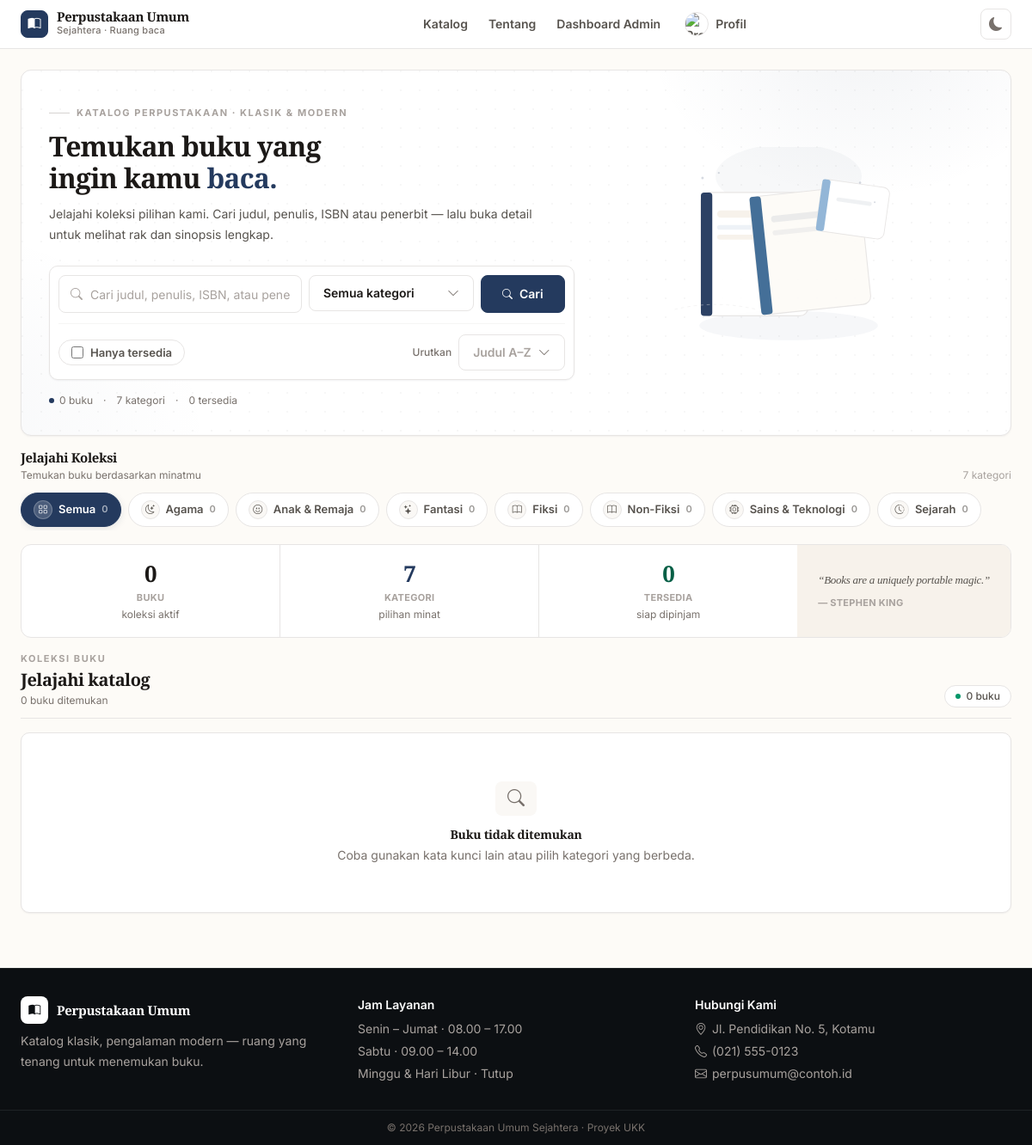
The page / (signed in) on the database its author committed.
### tables this page shows
CREATE TABLE `kategori` (
  `id_kategori` int NOT NULL,
  `nama_kategori` varchar(100) NOT NULL,
  `keterangan` varchar(255) DEFAULT NULL
);

### includes/functions.php (called while the page is built, shortened)
<?php
function e($string) {
    return htmlspecialchars($string ?? '', ENT_QUOTES, 'UTF-8');
}
function clean($string) {
    return trim(strip_tags($string ?? ''));
}

### index.php (the view, shortened to what this page needs)
<?php
require_once __DIR__ . '/config/bootstrap.php';
$kata_kunci  = clean($_GET['q'] ?? '');
$id_kategori = isset($_GET['kategori']) ? (int) $_GET['kategori'] : 0;
$filter_tersedia = isset($_GET['tersedia']) && $_GET['tersedia'] === '1';
$sort_raw    = $_GET['sort'] ?? '';
$sort_whitelist = ['judul_asc' => 'b.judul ASC', 'terbaru' => 'b.created_at DESC, b.id_buku DESC', 'stok_desc' => 'b.stok DESC, b.judul ASC'];
$sort = isset($sort_whitelist[$sort_raw]) ? $sort_raw : '';
$order_by = $sort !== '' ? $sort_whitelist[$sort] : 'RAND()';
$halaman     = isset($_GET['halaman']) ? max(1, (int) $_GET['halaman']) : 1;
$per_halaman = 12;
$offset      = ($halaman - 1) * $per_halaman;
$where  = ['b.is_arsip = 0'];
$params = [];
$where_sql = $where ? ('WHERE ' . implode(' AND ', $where)) : '';
$sql_total = "SELECT COUNT(*) FROM buku b $where_sql";
$stmt = $pdo->prepare($sql_total);
$stmt->execute($params);
$total_data = (int) $stmt->fetchColumn();
try {
    $sql = "SELECT b.id_buku, b.judul, b.penulis, b.cover, b.tersedia, b.is_arsip, b.id_kategori, k.nama_kategori
            FROM buku b
            LEFT JOIN kategori k ON k.id_kategori = b.id_kategori
            $where_sql
            ORDER BY $order_by
            LIMIT :limit OFFSET :offset";
    $stmt = $pdo->prepare($sql);
    $stmt->bindValue(':limit', $per_halaman, PDO::PARAM_INT);
    $stmt->bindValue(':offset', $offset, PDO::PARAM_INT);
    $stmt->execute();
    $daftar_buku = $stmt->fetchAll();
} catch (PDOException $e) {
    die('Query daftar buku gagal: ' . htmlspecialchars($e->getMessage()));
}
$kategori_list = $pdo->query("SELECT id_kategori, nama_kategori FROM kategori ORDER BY nama_kategori ASC")->fetchAll();
$kategori_counts = [];
try {
    $stmtCnt = $pdo->query("SELECT k.id_kategori, COUNT(b.id_buku) AS jml FROM kategori k LEFT JOIN buku b ON b.id_kategori=k.id_kategori AND b.is_arsip=0 GROUP BY k.id_kategori");
    foreach ($stmtCnt->fetchAll() as $r) $kategori_counts[(int)$r['id_kategori']] = (int)$r['jml'];
} catch (Throwable $e) {}
$stats_total_buku = 0; $stats_total_kategori = 0; $stats_tersedia = 0;
try {
    $stats_total_buku = (int)$pdo->query("SELECT COUNT(*) FROM buku WHERE is_arsip=0")->fetchColumn();
    $stats_total_kategori = (int)$pdo->query("SELECT COUNT(*) FROM kategori")->fetchColumn();
    $stats_tersedia = (int)$pdo->query("SELECT COALESCE(SUM(tersedia),0) FROM buku WHERE is_arsip=0")->fetchColumn();
} catch (Throwable $e) {}
require_once __DIR__ . '/includes/header.php';
?>
<section class="hero-discovery mb-6">
  <div class="hero-pattern"></div>
  <div class="relative grid lg:grid-cols-[1.15fr_0.85fr] gap-6 p-5 sm:p-7 lg:p-8 items-center">
    <div class="min-w-0">
      <p class="text-[11px] font-bold tracking-[.14em] uppercase inline-flex items-center gap-2" style="color:var(--text-faint-2)">
        <span class="w-6 h-px" style="background:var(--border-strong)"></span> Katalog Perpustakaan · Klasik &amp; Modern
      </p>
      <h1 class="font-display text-[24px] sm:text-[30px] lg:text-[32px] font-bold tracking-tight leading-[1.15] mt-3" style="color:var(--text)">
        Temukan buku yang<br>ingin kamu <span style="color:var(--accent)">baca.</span>
      </h1>
      <p class="text-[14px] leading-6 mt-3 max-w-xl" style="color:var(--text-muted)">Jelajahi koleksi pilihan kami. Cari judul, penulis, ISBN atau penerbit — lalu buka detail untuk melihat rak dan sinopsis lengkap.</p>
      <form method="get" action="" class="mt-6 bg-white rounded-xl border p-2.5 shadow-sm" style="border-color:var(--border)">
        <div class="flex flex-col sm:flex-row gap-2">
          <div class="relative flex-1">
            <i class="bi bi-search absolute left-3.5 top-1/2 -translate-y-1/2 text-sm" style="color:var(--text-faint-2)"></i>
            <input type="text" name="q" value="<?= e($kata_kunci) ?>" placeholder="Cari judul, penulis, ISBN, atau penerbit..." class="w-full h-11 border rounded-lg pl-9 pr-3 text-sm focus:outline-none focus:ring-2 focus:ring-brand-500" style="border-color:var(--border); background:var(--surface)">
          </div>
          <div class="sm:w-48">
          </div>
          <button type="submit" class="h-11 px-6 rounded-lg bg-brand-600 hover:bg-brand-700 text-white text-sm font-semibold inline-flex items-center justify-center gap-2 shrink-0">
            <i class="bi bi-search text-xs"></i> Cari
          </button>
        </div>
        <div class="flex flex-wrap items-center gap-2.5 pt-3 mt-3 border-t" style="border-color:var(--border-faint)">
          <label class="inline-flex items-center gap-2 rounded-full border px-3.5 py-1.5 text-xs font-semibold cursor-pointer transition" style="background:<?= $filter_tersedia ? '#ecfdf5' : 'var(--surface)' ?>; border-color:<?= $filter_tersedia ? '#a7f3d0' : 'var(--border)' ?>; color:<?= $filter_tersedia ? '#065f46' : 'var(--text-muted)' ?>">
            <input type="checkbox" name="tersedia" value="1" <?= $filter_tersedia ? 'checked' : '' ?> class="rounded border-slate-300 text-brand-600 focus:ring-brand-500 w-3.5 h-3.5"> Hanya tersedia
          </label>
          <div class="flex items-center gap-2 ml-auto">
            <span class="text-xs font-medium hidden sm:inline" style="color:var(--text-faint)">Urutkan</span>
          </div>
        </div>
      </form>
      <div class="flex items-center gap-3 mt-4 text-xs" style="color:var(--text-faint)">
        <span class="inline-flex items-center gap-1.5"><span class="w-1.5 h-1.5 rounded-full" style="background:var(--accent)"></span> <?= $stats_total_buku ?> buku</span>
        <span>·</span>
        <span><?= $stats_total_kategori ?> kategori</span>
        <span class="hidden sm:inline">·</span>
        <span class="hidden sm:inline"><?= $stats_tersedia ?> tersedia</span>
      </div>
    </div>
    <div class="hero-illust hidden lg:flex">
    </div>
  </div>
</section>
<section class="mb-6">
  <div class="flex items-end justify-between gap-3 mb-3">
    <div>
      <h2 class="font-display text-[15px] font-bold tracking-tight" style="color:var(--text)">Jelajahi Koleksi</h2>
      <p class="text-xs mt-1" style="color:var(--text-faint)">Temukan buku berdasarkan minatmu</p>
    </div>
    <span class="hidden sm:inline text-xs" style="color:var(--text-faint-2)"><?= count($kategori_list) ?> kategori</span>
  </div>
  <div class="cat-row">
    <?php
      $base_qs_cat = ($kata_kunci!=='' ? '&q='.urlencode($kata_kunci) : '') . ($filter_tersedia ? '&tersedia=1' : '') . ($sort!=='' ? '&sort='.urlencode($sort) : '');
      $cat_icon_map = [
        'fiksi'=>'bi-book','non'=>'bi-journal-text','sains'=>'bi-cpu','teknologi'=>'bi-cpu','sejarah'=>'bi-clock-history','agama'=>'bi-moon-stars','anak'=>'bi-emoji-smile','remaja'=>'bi-people','pendidikan'=>'bi-mortarboard','geografi'=>'bi-globe','fantasi'=>'bi-stars','umum'=>'bi-collection'
      ];
      $is_all_active = $id_kategori===0;
    ?>
    <a href="?kategori=0<?= $base_qs_cat ?>" class="cat-chip <?= $is_all_active ? 'is-active' : '' ?>">
      <span class="cat-icon"><i class="bi bi-grid"></i></span> Semua <span class="opacity-60 text-[11px]"><?= $stats_total_buku ?></span>
    </a>
    <?php foreach ($kategori_list as $kat):
      $kid = (int)$kat['id_kategori'];
      $active = $id_kategori===$kid;
      $lower = strtolower($kat['nama_kategori']);
      $icon = 'bi-tag';
      foreach ($cat_icon_map as $key=>$bi) if (strpos($lower,$key)!==false) { $icon=$bi; break; }
      $cnt = $kategori_counts[$kid] ?? 0;
    ?>
      <a href="?kategori=<?= $kid ?><?= $base_qs_cat ?>" class="cat-chip <?= $active ? 'is-active' : '' ?>">
        <span class="cat-icon"><i class="bi <?= $icon ?>"></i></span> <?= e($kat['nama_kategori']) ?> <span class="opacity-60 text-[11px]"><?= $cnt ?></span>
      </a>
    <?php endforeach; ?>
  </div>
</section>
<section class="stats-editorial flex flex-col sm:flex-row mb-6">
  <div class="stat flex-1">
    <p class="font-display text-[26px] font-bold tracking-tight" style="color:var(--text)"><?= $stats_total_buku ?></p>
    <p class="text-[11px] font-bold uppercase tracking-wide mt-1" style="color:var(--text-faint-2)">Buku</p>
    <p class="text-xs mt-1" style="color:var(--text-faint)">koleksi aktif</p>
  </div>
  <div class="stat flex-1">
    <p class="font-display text-[26px] font-bold tracking-tight" style="color:var(--accent)"><?= $stats_total_kategori ?></p>
    <p class="text-[11px] font-bold uppercase tracking-wide mt-1" style="color:var(--text-faint-2)">Kategori</p>
    <p class="text-xs mt-1" style="color:var(--text-faint)">pilihan minat</p>
  </div>
  <div class="stat flex-1">
    <p class="font-display text-[26px] font-bold tracking-tight" style="color:#065f46"><?= $stats_tersedia ?></p>
    <p class="text-[11px] font-bold uppercase tracking-wide mt-1" style="color:var(--text-faint-2)">Tersedia</p>
    <p class="text-xs mt-1" style="color:var(--text-faint)">siap dipinjam</p>
  </div>
  <div class="hidden sm:flex flex-col justify-center px-6 py-4 text-left max-w-[280px]" style="background:var(--paper-2)">
    <p class="font-display italic text-[13px] leading-5" style="color:var(--text-muted)">“Books are a uniquely portable magic.”</p>
    <p class="text-[11px] font-bold uppercase tracking-wide mt-2" style="color:var(--text-faint-2)">— Stephen King</p>
  </div>
</section>
<div id="koleksi" class="flex flex-col sm:flex-row sm:items-end justify-between gap-3 mb-4 border-b pb-3" style="border-color:var(--border)">
  <div>
    <p class="text-[11px] font-bold tracking-[.14em] uppercase" style="color:var(--text-faint-2)">Koleksi buku</p>
    <h2 class="font-display text-[18px] sm:text-[20px] font-bold tracking-tight mt-1" style="color:var(--text)">Jelajahi katalog</h2>
    <p class="text-xs mt-1" style="color:var(--text-faint)"><?= $total_data ?> buku ditemukan</p>
  </div>
  <div class="flex items-center gap-2">
    <span class="inline-flex items-center gap-1.5 rounded-full border px-3 py-1 text-xs font-medium bg-white" style="border-color:var(--border); color:var(--text-muted)">
      <span class="w-1.5 h-1.5 rounded-full bg-emerald-600"></span><?= $total_data ?> buku
    </span>
  </div>
</div>
<?php if (empty($daftar_buku)): ?>
  <div class="text-center py-14 border rounded-xl bg-white" style="border-color:var(--border)">
    <div class="w-12 h-12 mx-auto rounded-lg flex items-center justify-center text-xl mb-3" style="background:var(--surface-2); color:var(--text-faint)"><i class="bi bi-search"></i></div>
    <h3 class="font-display font-bold text-sm" style="color:var(--text)">Buku tidak ditemukan</h3>
    <p class="text-sm mt-1 px-6" style="color:var(--text-faint)">Coba gunakan kata kunci lain atau pilih kategori yang berbeda.</p>
  </div>
<?php endif; ?>
<?php require_once __DIR__ . '/includes/footer.php'; ?>

### assets/css/app.css (style rules this page uses)
:root { color-scheme: light; --paper: #fdfbf7; --paper-2: #f7f2eb; --surface: #ffffff; --surface-2: #faf8f5; --surface-hover: #f5f1ea; --border: #e7e5e4; --border-strong: #d6d3d1; --border-faint: #f5f5f4; --text: #1c1917; --text-muted: #57534e; --text-faint: #78716c; --text-faint-2: #a8a29e; --accent: #243a5e; --accent-hover: #1a2c4a; --accent-soft: #eef2f7; --accent-soft-2: #dbe6f2; --accent-ring: rgba(36,58,94,.14); --accent-text: #243a5e; --radius-sm: 6px; --radius: 8px; --radius-md: 10px; --radius-lg: 12px; --radius-xl: 14px; --shadow-xs: 0 1px 2px rgba(16,24,40,.05); --shadow-sm: 0 1px 3px rgba(16,24,40,.06); --shadow: 0 2px 8px rgba(16,24,40,.06); --font-body: Inter, ui-sans-serif, system-ui, -apple-system, "Segoe UI", sans-serif; --font-display: "EB Garamond", "Source Serif 4", Georgia, "Times New Roman", serif; --transition: 160ms ease; --transition-fast: 120ms ease; --theme-primary: var(--accent); --theme-primary-hover: var(--accent-hover); --theme-primary-dark: var(--accent-hover); --theme-soft: var(--accent-soft); --theme-soft-2: var(--accent-soft-2); --theme-ring: var(--accent-ring); --theme-gradient-from: var(--accent); --theme-gradient-to: var(--accent-hover); --badge-amber-bg: #fffbeb; --badge-amber-border: #fde68a; --badge-amber-text: #92400e; --badge-red-bg: #fef2f2; --badge-red-border: #fecaca; --badge-red-text: #991b1b; --badge-emerald-bg: #ecfdf5; --badge-emerald-border: #a7f3d0; --badge-emerald-text: #065f46; --badge-slate-bg: #f8fafc; --badge-slate-border: var(--border); --badge-slate-text: var(--text-faint); }
html { scroll-behavior: smooth; }
body { font-family: var(--font-body); background: var(--paper); color: var(--text); -webkit-font-smoothing: antialiased; text-rendering: optimizeLegibility; line-height: 1.65; }
h1, h2, h3, .font-display, .hero-title { font-family: var(--font-display); letter-spacing: -0.02em; line-height: 1.2; color: var(--text); }
h1 { font-weight: 700; }
h2 { font-weight: 600; }
h3 { font-weight: 600; }
@media (prefers-reduced-motion: no-preference) { * { scroll-behavior: auto; } }
.bg-white.rounded-2xl, .bg-white.rounded-3xl, .bg-white.rounded-xl, .profile-card, .report-stat, .report-sheet, .responsive-table-card, .mobile-card, .member-loan-card, .history-stat { border: 1px solid var(--border) !important; border-radius: var(--radius-md) !important; box-shadow: var(--shadow-xs) !important; background: var(--surface) !important; }
.shadow-soft, .shadow-sm, .shadow-float, .shadow-lg, .shadow-xl { box-shadow: var(--shadow-xs) !important; }
a.bg-brand-600, button.bg-brand-600, .bg-brand-600 { background: var(--accent) !important; color: #fff !important; border: 1px solid var(--accent) !important; border-radius: var(--radius) !important; box-shadow: none !important; font-weight: 600 !important; font-size: 0.875rem !important; transition: background var(--transition-fast), border-color var(--transition-fast), color var(--transition-fast) !important; transform: none !important; }
.rounded-xl { border-radius: var(--radius) !important; }
input, select, textarea { border: 1px solid var(--border) !important; background: var(--surface) !important; color: var(--text) !important; border-radius: var(--radius) !important; transition: border-color var(--transition-fast), box-shadow var(--transition-fast), background var(--transition-fast) !important; font-size: 0.875rem !important; }
input::placeholder, textarea::placeholder { color: var(--text-faint-2) !important; }
label { color: var(--text-muted) !important; font-weight: 600 !important; font-size: 0.82rem !important; }
.h-12 { height: 40px !important; }
input, select, textarea, button { max-width: 100%; }
.text-brand-600, .text-brand-700 { color: var(--accent-text) !important; }
body { animation: none !important; }
main > * { animation: none !important; }
a { transition: color var(--transition-fast) !important; }
html[data-theme] .bg-brand-600 { background-color: var(--accent) !important; border-color: var(--accent) !important; }
html[data-theme] .text-brand-600 { color: var(--accent-text) !important; }
.mb-6 { margin-bottom: 1rem !important; }

### rows shown on the page
kategori: nama_kategori "Agama", id_kategori "0"
kategori: nama_kategori "Anak & Remaja", id_kategori "0"
kategori: nama_kategori "Fantasi", id_kategori "0"
kategori: nama_kategori "Fiksi", id_kategori "0"
kategori: nama_kategori "Non-Fiksi", id_kategori "0"
kategori: nama_kategori "Sains & Teknologi", id_kategori "0"
kategori: nama_kategori "Sejarah", id_kategori "0"

### other values the page prints
$stats_total_buku "0"
$stats_total_kategori "7"
$stats_tersedia "0"
count($kategori_list) "7"
$total_data "0"
